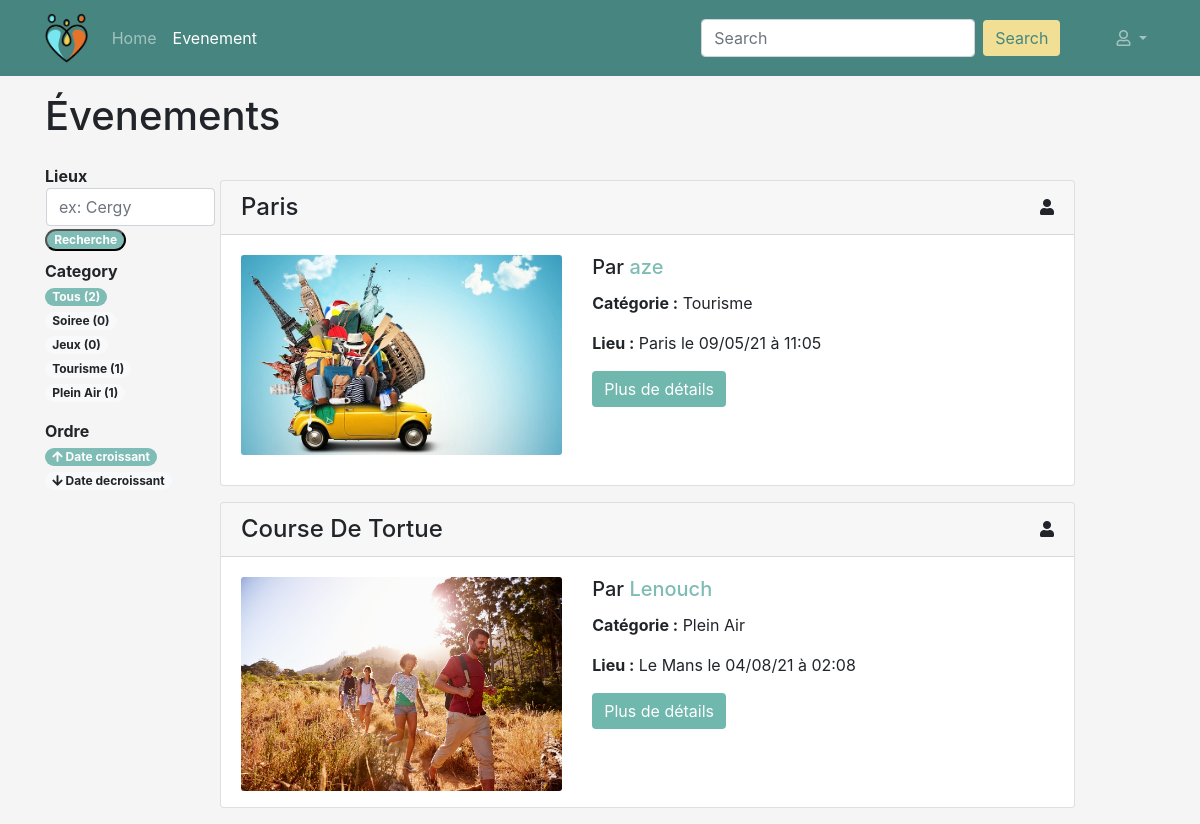
The app's page /evenements, older data.
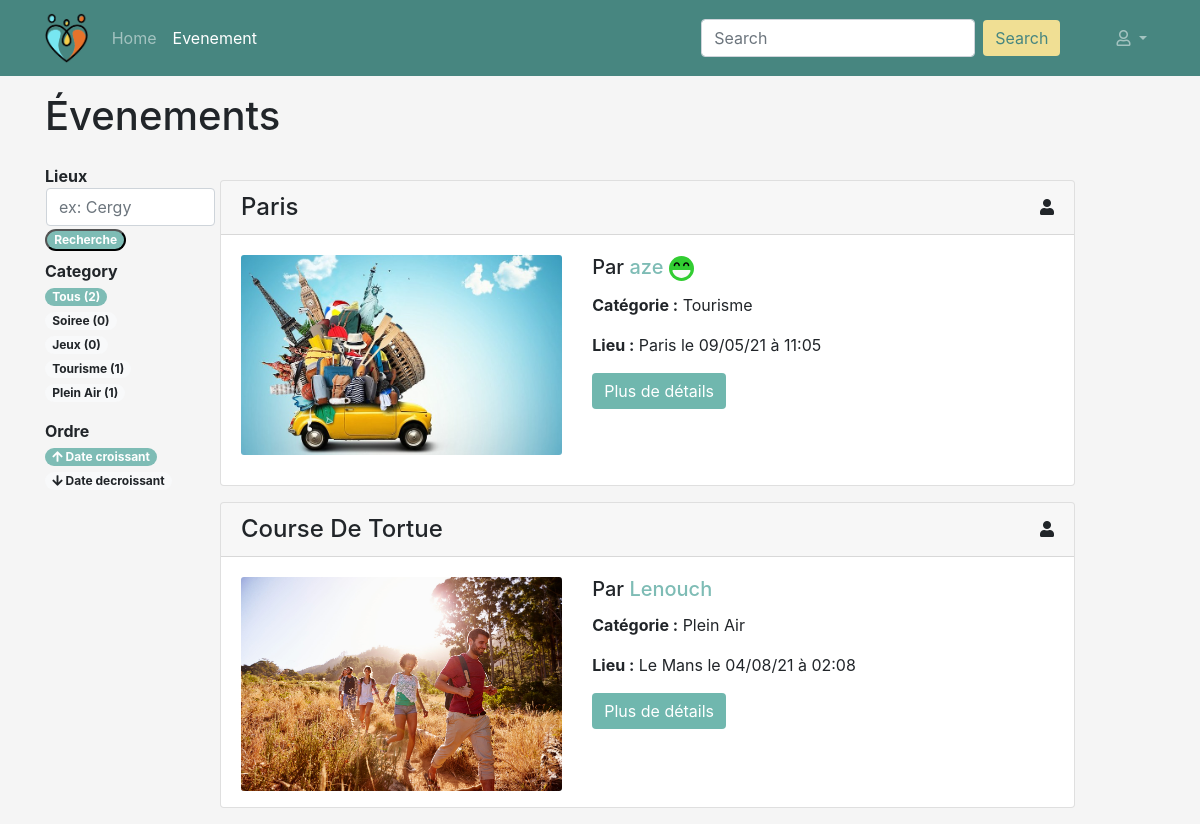
The same page, newer data.
### events/models.py (models this page shows, shortened)
class Event(models.Model):
    PARTY_CATEGORY = 'soiree'
    GAME_CATEGORY = 'jeux'
    TOURISM_CATEGORY = 'tourisme'
    AREA_CATEGORY = 'plein air'
    CATEGORY_CHOICES = (
        (PARTY_CATEGORY, 'soiree'),
        (GAME_CATEGORY, 'jeux'),
        (TOURISM_CATEGORY, 'tourisme'),
        (AREA_CATEGORY, 'plein air')
    )
    person = models.ForeignKey('persons.Person', on_delete=models.CASCADE)
    title = models.CharField('titre', max_length=150)
    description = models.TextField('description')
    address = models.CharField('adresse', max_length=100)
    zip_code = models.IntegerField('code postal')
    city = models.CharField('ville', max_length=50)
    category = models.CharField('categorie', choices=CATEGORY_CHOICES, max_length=20)
    created_at = models.DateTimeField('crée à', auto_now=True)
    event_date = models.DateTimeField('date evenement', auto_now=False)
    coordonate_x = models.CharField('coordonnée X',max_length=10 ,null=True, blank=True)
    coordonate_y = models.CharField('coordonnée Y',max_length=10 , null=True, blank=True)

### persons/models.py (models this page shows, shortened)
class Person(models.Model):
    TYPE_PARTICULIER = 'particulier'
    TYPE_PROFESSIONNEL = 'professionnel'
    TYPE_CHOICES = (
        (TYPE_PARTICULIER, 'particulier'),
        (TYPE_PROFESSIONNEL, 'professionnel')
    )
    user = models.ForeignKey('users.User', on_delete=models.CASCADE)
    first_name = models.CharField('prenom', max_length=100)
    last_name = models.CharField('nom', max_length=100)
    birth_date = models.DateField('date naissance')
    address = models.CharField('adresse', max_length=250)
    zip_code = models.IntegerField('code postal')
    city = models.CharField('ville', max_length=50)
    country = models.CharField('pays', max_length=100)
    phone_number = PhoneNumberField('telephone')
    pseudo = models.CharField('pseudo', max_length=50)
    person_type = models.CharField('type', choices=TYPE_CHOICES, max_length=15)
    created_at = models.DateTimeField('crée à', auto_now=True)
    note = models.IntegerField('karma', null=True, blank=True)
    imageProfil = models.FileField('image', null=True, default='utilisateur-de-profil.svg')
    is_visible = models.BooleanField('est visible', default=False)

### events/views/events.py (the view, shortened to what this page needs)
# urls.py: path('evenements', EventDetailsView.as_view(), name='events'),
class EventDetailsView(View):
    def get(self, request):
        user = request.user
        query = self.request.GET.get('q')
        person = get_person_by_user(user) if user.pk else None
        api_request = requests.get(f"https://api-adresse.data.gouv.fr/search/?q={person.address}&postcode={person.zip_code}&city={person.city}&autocomplete=0&limit=1") if user.pk else None
        reponse = api_request.json() if user.pk else None
        coordonate_x = reponse['features'][0]['geometry']['coordinates'][1] if user.pk else 48.8
        coordonate_y = reponse['features'][0]['geometry']['coordinates'][0] if user.pk else 2.3
        category_filter = request.GET.get('category_filter', ALL_CATEGORIES)
        lieu_filter = request.GET.get('lieu')
        if query is not None:
            events_search = Event.objects.filter(Q(title__icontains=query) | Q(category__icontains=query)).filter(
                event_date__gte=timezone.now())
            filtered_events = get_filtered_events(events_search, category_filter, lieu_filter)
            category = get_events_categories(events_search)
        else:
            events = get_all_events()
            filtered_events = get_filtered_events(events, category_filter, lieu_filter)
            category = get_events_categories(events)
        order_filter = request.GET.get('order_filter', 'event_date')
        if order_filter == 'event_date':
            filtered_events = filtered_events.order_by('event_date')
        else:
            filtered_events = filtered_events.order_by('-event_date')
        context = {
            'user': user,
            'person': person,
            'filtered_events': filtered_events,
            'category': category,
            'lieu_filter': lieu_filter,
            'order_filter': order_filter,
            'category_filter': category_filter,
            'query': query,
            'navigation_items': navigation.navigation_items(navigation.NAV_EVENEMENT),
            'coordonate_x': str(coordonate_x).replace(",", "."),
            'coordonate_y': str(coordonate_y).replace(",", ".")
        }
        return render(request, 'events/event_list.html', context)

### events/models_helpers.py (called while the page is built)
def get_all_events():
    return Event.objects.all().filter(event_date__gte=timezone.now())

def get_filtered_events(events, category_filter=ALL_CATEGORIES, lieu_filter=None):
    if category_filter != ALL_CATEGORIES:
        events = events.filter(category=category_filter)
    if lieu_filter is not None:
        events = events.filter(city=lieu_filter)
    return events

def get_events_categories(events):
    categories = list()
    categories.append((ALL_CATEGORIES, 'Tous', events.count()))
    for cat in Event.CATEGORY_CHOICES:
        categories.append((cat[0], cat[1], events.filter(category=cat[0]).count()))
    return categories

### events/navigation.py (called while the page is built)
def navigation_items(selected_item=None):
    items = []
    for name, shortcut in NAV_ITEMS:
        items.append({
            'name': name,
            'url': reverse(shortcut),
            'active': True if selected_item == name else False,
        })
    return items

### events/templates/events/event_list.html (shortened to what the changed rows need)
{% extends 'persons/base_navbar.html' %}
{% load static %}
{% load leaflet_tags %}
{% block content %}
    <div class="row mb-3">
        <div class="col-md-12 mt-3">
            <div class="row">
                <div class="col-md-7">
                    <h1>Évenements</h1>
                </div>
            </div>
            <div class="row mt-3">
                <div class="col-md-9 p-0">
                    {% if filtered_events %}
                        <div class="row d-flex">
                            {% for event in filtered_events %}
                                <div class="col-md-12">
                                    <div class="card mt-3">
                                        <div class="d-flex justify-content-between align-items-center card-header">
                                            <p class="m-0 h4">{{ event.title|title }}</p>
                                            {% if event.person.person_type == "particulier" %}
                                                <i class="fas fa-user" title="particulier"></i>
                                            {% else %}
                                                <i class="fas fa-user-tie" title="professionnel"></i>
                                            {% endif %}
                                        </div>
                                        <div class="card-body">
                                            <div class="row">
                                                <div class="col-md-5">
                                                    {% with 'assets/category/'|add:event.category|add:'.jpeg' as category %}
                                                        <img src="{% static category %}" class="card-img">
                                                    {% endwith %}
                                                </div>
                                                <div class="col-md-7">
                                                    <h5 class="card-title">Par {% if event.person.pk is not person.pk %}
                                                        <a class="show-user"
                                                           href="{% url 'profil-show-user' event.person.pk %}">{{ event.person.pseudo }}</a>
                                                        {% else %}{{ event.person.pseudo }} {% endif %}
                                                        {% if event.person.note is not None %}
                                                            {% if event.person.note >= 7 %}
                                                                <img height="25" width="25"
                                                                     src="{% static 'assets/good.svg' %}">
                                                            {% elif event.person.note < 7 and event.person.note >= 4 %}
                                                                <img height="25" width="25"
                                                                     src="{% static 'assets/average.svg' %}">
                                                            {% else %}
                                                                <img height="25" width="25"
                                                                     src="{% static 'assets/bad.svg' %}">
                                                            {% endif %}
                                                        {% endif %}
                                                    </h5>
                                                    <p class="card-text"><b>Catégorie :</b> {{ event.category|title }}
                                                    </p>
                                                    <p class="card-text"><b>Lieu :</b> {{ event.city|title }}
                                                        le {{ event.event_date|date:'d/m/y à h:m' }}</p>
                                                    <a href="{% url 'description-event' event.pk %}"
                                                       class="btn btn-primary">Plus
                                                        de
                                                        détails</a>
                                                </div>
                                            </div>
                                        </div>
                                    </div>
                                </div>
                            {% endfor %}
                        </div>
                        </div>
                    {% else %}
                        <p>Il n'y a pas d'évenements pour le moment</p>
                    {% endif %}
            </div>
        </div>
    </div>
{% endblock %}

Row changes from the older to the newer data that the page shows:
changed through a linked row, Event "Paris": note: picture added
